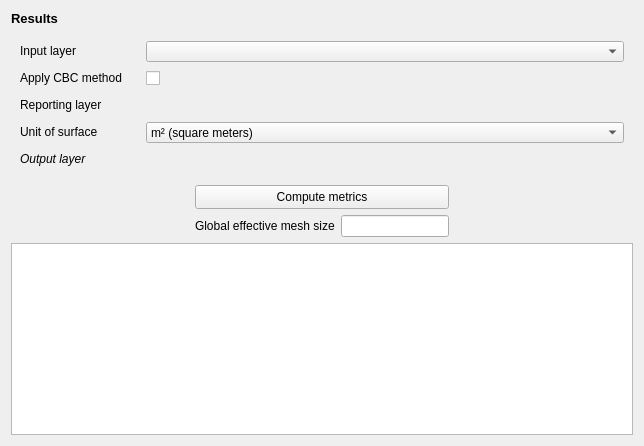
             <widget class="QWidget" name="tab">
              <attribute name="title">
               <string>4 - Metrics</string>
              </attribute>
              <layout class="QGridLayout" name="gridLayout_30">
               <item row="0" column="0">
                <widget class="QLabel" name="label_14">
                 <property name="sizePolicy">
                  <sizepolicy hsizetype="Expanding" vsizetype="Preferred">
                   <horstretch>0</horstretch>
                   <verstretch>0</verstretch>
                  </sizepolicy>
                 </property>
                 <property name="font">
                  <font>
                   <pointsize>10</pointsize>
                   <weight>75</weight>
                   <bold>true</bold>
                  </font>
                 </property>
                 <property name="text">
                  <string>Results</string>
                 </property>
                </widget>
               </item>
               <item row="1" column="0" colspan="4">
                <widget class="QFrame" name="selectionLayerFrame_5">
                 <property name="sizePolicy">
                  <sizepolicy hsizetype="Expanding" vsizetype="Preferred">
                   <horstretch>0</horstretch>
                   <verstretch>0</verstretch>
                  </sizepolicy>
                 </property>
                 <property name="minimumSize">
                  <size>
                   <width>200</width>
                   <height>65</height>
                  </size>
                 </property>
                 <property name="frameShape">
                  <enum>QFrame::NoFrame</enum>
                 </property>
                 <property name="frameShadow">
                  <enum>QFrame::Raised</enum>
                 </property>
                 <layout class="QGridLayout" name="gridLayout_23">
                  <item row="0" column="0">
                   <widget class="QLabel" name="selectionLayerLabel_24">
                    <property name="sizePolicy">
                     <sizepolicy hsizetype="Fixed" vsizetype="Fixed">
                      <horstretch>0</horstretch>
                      <verstretch>0</verstretch>
                     </sizepolicy>
                    </property>
                    <property name="minimumSize">
                     <size>
                      <width>0</width>
                      <height>16</height>
                     </size>
                    </property>
                    <property name="font">
                     <font>
                      <weight>50</weight>
                      <bold>false</bold>
                     </font>
                    </property>
                    <property name="text">
                     <string>Input layer</string>
                    </property>
                   </widget>
                  </item>
                  <item row="0" column="1">
                   <widget class="QgsMapLayerComboBox" name="resultsInputLayer_2">
                    <property name="enabled">
                     <bool>true</bool>
                    </property>
                    <property name="sizePolicy">
                     <sizepolicy hsizetype="Preferred" vsizetype="Fixed">
                      <horstretch>0</horstretch>
                      <verstretch>0</verstretch>
                     </sizepolicy>
                    </property>
                    <property name="minimumSize">
                     <size>
                      <width>60</width>
                      <height>21</height>
                     </size>
                    </property>
                    <property name="maximumSize">
                     <size>
                      <width>16777215</width>
                      <height>21</height>
                     </size>
                    </property>
                    <property name="editable">
                     <bool>false</bool>
                    </property>
                    <property name="currentIndex">
                     <number>-1</number>
                    </property>
                    <property name="allowEmptyLayer">
                     <bool>false</bool>
                    </property>
                   </widget>
                  </item>
                  <item row="1" column="0">
                   <widget class="QLabel" name="selectionLayerLabel_27">
                    <property name="sizePolicy">
                     <sizepolicy hsizetype="Fixed" vsizetype="Fixed">
                      <horstretch>0</horstretch>
                      <verstretch>0</verstretch>
                     </sizepolicy>
                    </property>
                    <property name="minimumSize">
                     <size>
                      <width>120</width>
                      <height>16</height>
                     </size>
                    </property>
                    <property name="font">
                     <font>
                      <weight>50</weight>
                      <bold>false</bold>
                     </font>
                    </property>
                    <property name="text">
                     <string>Apply CBC method</string>
                    </property>
                   </widget>
                  </item>
                  <item row="1" column="1">
                   <widget class="QCheckBox" name="cbcMethodFlag">
                    <property name="minimumSize">
                     <size>
                      <width>0</width>
                      <height>21</height>
                     </size>
                    </property>
                    <property name="maximumSize">
                     <size>
                      <width>16777215</width>
                      <height>21</height>
                     </size>
                    </property>
                    <property name="layoutDirection">
                     <enum>Qt::LeftToRight</enum>
                    </property>
                    <property name="text">
                     <string/>
                    </property>
                    <property name="checked">
                     <bool>false</bool>
                    </property>
                   </widget>
                  </item>
                  <item row="2" column="0">
                   <widget class="QLabel" name="selectionLayerLabel_26">
                    <property name="sizePolicy">
                     <sizepolicy hsizetype="Fixed" vsizetype="Fixed">
                      <horstretch>0</horstretch>
                      <verstretch>0</verstretch>
                     </sizepolicy>
                    </property>
                    <property name="minimumSize">
                     <size>
                      <width>120</width>
                      <height>16</height>
                     </size>
                    </property>
                    <property name="font">
                     <font>
                      <weight>50</weight>
                      <bold>false</bold>
                     </font>
                    </property>
                    <property name="text">
                     <string>Reporting layer</string>
                    </property>
                   </widget>
                  </item>
                  <item row="2" column="1">
                   <widget class="QgsFileWidget" name="resultsReportingLayer_2">
                    <property name="enabled">
                     <bool>false</bool>
                    </property>
                    <property name="minimumSize">
                     <size>
                      <width>0</width>
                      <height>21</height>
                     </size>
                    </property>
                    <property name="maximumSize">
                     <size>
                      <width>16777215</width>
                      <height>21</height>
                     </size>
                    </property>
                   </widget>
                  </item>
                  <item row="3" column="0">
                   <widget class="QLabel" name="selectionLayerLabel_29">
                    <property name="sizePolicy">
                     <sizepolicy hsizetype="Fixed" vsizetype="Fixed">
                      <horstretch>0</horstretch>
                      <verstretch>0</verstretch>
                     </sizepolicy>
                    </property>
                    <property name="minimumSize">
                     <size>
                      <width>120</width>
                      <height>16</height>
                     </size>
                    </property>
                    <property name="font">
                     <font>
                      <weight>50</weight>
                      <bold>false</bold>
                     </font>
                    </property>
                    <property name="text">
                     <string>Unit of surface</string>
                    </property>
                   </widget>
                  </item>
                  <item row="3" column="1">
                   <widget class="QComboBox" name="resultsUnit_2">
                    <property name="minimumSize">
                     <size>
                      <width>0</width>
                      <height>21</height>
                     </size>
                    </property>
                    <property name="maximumSize">
                     <size>
                      <width>16777215</width>
                      <height>21</height>
                     </size>
                    </property>
                    <item>
                     <property name="text">
                      <string>m² (square meters)</string>
                     </property>
                    </item>
                    <item>
                     <property name="text">
                      <string>dam²/a (square decameters / ares)</string>
                     </property>
                    </item>
                    <item>
                     <property name="text">
                      <string>hm²/ha (square hectometers / hectares)</string>
                     </property>
                    </item>
                    <item>
                     <property name="text">
                      <string>km² (square kilometers)</string>
                     </property>
                    </item>
                   </widget>
                  </item>
                  <item row="4" column="0">
                   <widget class="QLabel" name="selectionLayerLabel_28">
                    <property name="sizePolicy">
                     <sizepolicy hsizetype="Fixed" vsizetype="Fixed">
                      <horstretch>0</horstretch>
                      <verstretch>0</verstretch>
                     </sizepolicy>
                    </property>
                    <property name="minimumSize">
                     <size>
                      <width>80</width>
                      <height>16</height>
                     </size>
                    </property>
                    <property name="font">
                     <font>
                      <weight>50</weight>
                      <italic>true</italic>
                      <bold>false</bold>
                     </font>
                    </property>
                    <property name="text">
                     <string>Output layer</string>
                    </property>
                   </widget>
                  </item>
                  <item row="4" column="1">
                   <widget class="QgsFileWidget" name="resultsOutLayer_4">
                    <property name="sizePolicy">
                     <sizepolicy hsizetype="Expanding" vsizetype="Fixed">
                      <horstretch>0</horstretch>
                      <verstretch>0</verstretch>
                     </sizepolicy>
                    </property>
                    <property name="minimumSize">
                     <size>
                      <width>100</width>
                      <height>21</height>
                     </size>
                    </property>
                    <property name="maximumSize">
                     <size>
                      <width>16777215</width>
                      <height>21</height>
                     </size>
                    </property>
                    <property name="accessibleName">
                     <string/>
                    </property>
                    <property name="accessibleDescription">
                     <string/>
                    </property>
                    <property name="dialogTitle">
                     <string/>
                    </property>
                    <property name="defaultRoot">
                     <string/>
                    </property>
                   </widget>
                  </item>
                 </layout>
                </widget>
               </item>
               <item row="2" column="0">
                <spacer name="horizontalSpacer_21">
                 <property name="orientation">
                  <enum>Qt::Horizontal</enum>
                 </property>
                 <property name="sizeHint" stdset="0">
                  <size>
                   <width>178</width>
                   <height>20</height>
                  </size>
                 </property>
                </spacer>
               </item>
               <item row="2" column="1" colspan="2">
                <widget class="QPushButton" name="resultsRun_2">
                 <property name="sizePolicy">
                  <sizepolicy hsizetype="Preferred" vsizetype="Fixed">
                   <horstretch>0</horstretch>
                   <verstretch>0</verstretch>
                  </sizepolicy>
                 </property>
                 <property name="minimumSize">
                  <size>
                   <width>0</width>
                   <height>24</height>
                  </size>
                 </property>
                 <property name="maximumSize">
                  <size>
                   <width>16777215</width>
                   <height>24</height>
                  </size>
                 </property>
                 <property name="layoutDirection">
                  <enum>Qt::LeftToRight</enum>
                 </property>
                 <property name="text">
                  <string>Compute metrics</string>
                 </property>
                 <property name="icon">
                  <iconset resource="../resources.qrc">
                   <normaloff>:/plugins/FragScape/icons/play.svg</normaloff>:/plugins/FragScape/icons/play.svg</iconset>
                 </property>
                </widget>
               </item>
               <item row="2" column="3">
                <spacer name="horizontalSpacer_14">
                 <property name="orientation">
                  <enum>Qt::Horizontal</enum>
                 </property>
                 <property name="sizeHint" stdset="0">
                  <size>
                   <width>178</width>
                   <height>20</height>
                  </size>
                 </property>
                </spacer>
               </item>
               <item row="3" column="0">
                <spacer name="horizontalSpacer_11">
                 <property name="orientation">
                  <enum>Qt::Horizontal</enum>
                 </property>
                 <property name="sizeHint" stdset="0">
                  <size>
                   <width>178</width>
                   <height>20</height>
                  </size>
                 </property>
                </spacer>
               </item>
               <item row="3" column="1">
                <widget class="QLabel" name="label_15">
                 <property name="sizePolicy">
                  <sizepolicy hsizetype="Fixed" vsizetype="Preferred">
                   <horstretch>0</horstretch>
                   <verstretch>0</verstretch>
                  </sizepolicy>
                 </property>
                 <property name="text">
                  <string>Global effective mesh size</string>
                 </property>
                </widget>
               </item>
               <item row="3" column="2">
                <widget class="QLineEdit" name="resultsGlobalRes_2">
                 <property name="readOnly">
                  <bool>true</bool>
                 </property>
                </widget>
               </item>
               <item row="3" column="3">
                <spacer name="horizontalSpacer_20">
                 <property name="orientation">
                  <enum>Qt::Horizontal</enum>
                 </property>
                 <property name="sizeHint" stdset="0">
                  <size>
                   <width>178</width>
                   <height>20</height>
                  </size>
                 </property>
                </spacer>
               </item>
               <item row="4" column="0" colspan="4">
                <widget class="QTableView" name="resultsView_2">
                 <property name="sortingEnabled">
                  <bool>true</bool>
                 </property>
                 <property name="wordWrap">
                  <bool>false</bool>
                 </property>
                </widget>
               </item>
              </layout>
             </widget>
